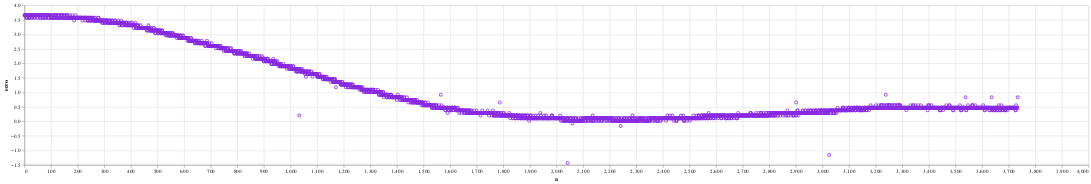

Notebook code cell kept with this figure:
### Code cell
alt.Chart(data).mark_point(color = "blueviolet").encode(
    alt.X("a"),
    alt.Y("erro"),
    tooltip = ["erro"]
).properties(
    width = 2000
)

### Figure 1 — Vega-Lite specification as saved in the notebook (floating-point values rounded to 4 significant figures; data arrays with more than 128 entries replaced by an {"elided": "..."} marker saying what was removed)
{"config": {"view": {"continuousWidth": 300, "continuousHeight": 300}}, "data": {"name": "data-9b8bb6c2da448cd100df786e206cd7d7"}, "mark": {"type": "point", "color": "blueviolet"}, "encoding": {"tooltip": [{"field": "erro", "type": "quantitative"}], "x": {"field": "a", "type": "quantitative"}, "y": {"field": "erro", "type": "quantitative"}}, "width": 2000, "$schema": "https://vega.github.io/schema/vega-lite/v5.20.1.json", "datasets": {"data-9b8bb6c2da448cd100df786e206cd7d7": {"elided": "3735 records"}}}
